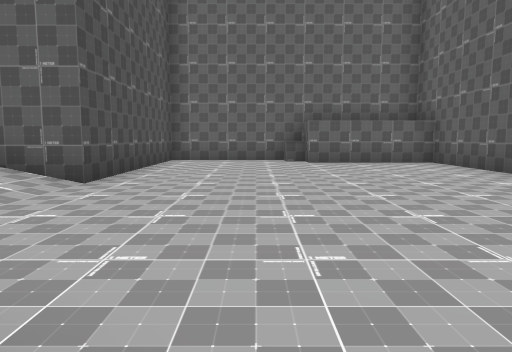
[1] (above)

15 first-person views from a walk through a Unity game level. The camera is 1.2 m above the floor, tilts 6° down and sees 70° across. The floor is counted in squares, 2 m on a side. Each view is taken from the middle of a square. On the plan, view 1 faces up. The plan holds only what a view shows up to about 10 squares ahead; the rest is blank. The place goes on beyond the plan. Some animated figures are not drawn. Some surface patterns are stand-ins.

[2]
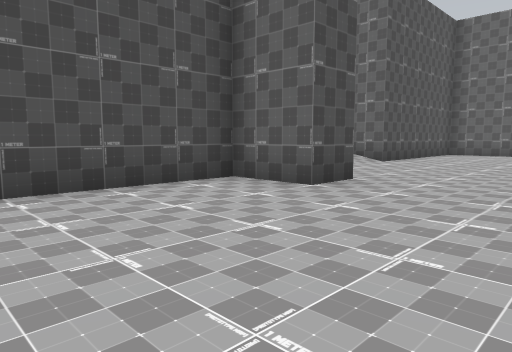

[3]
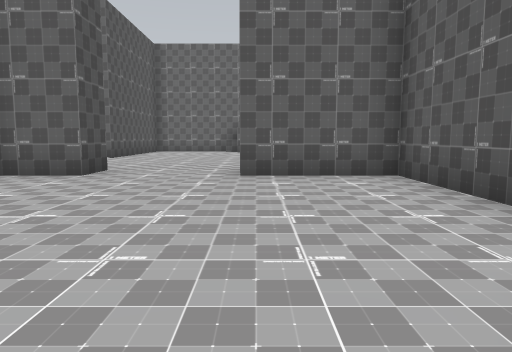

[4]
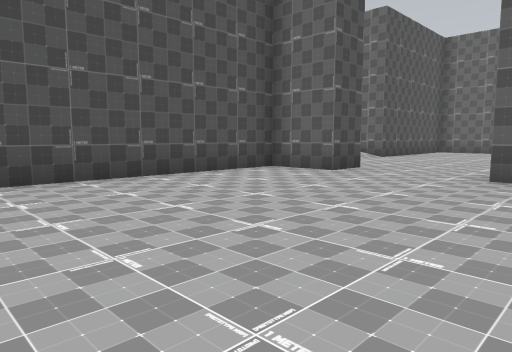

[5]
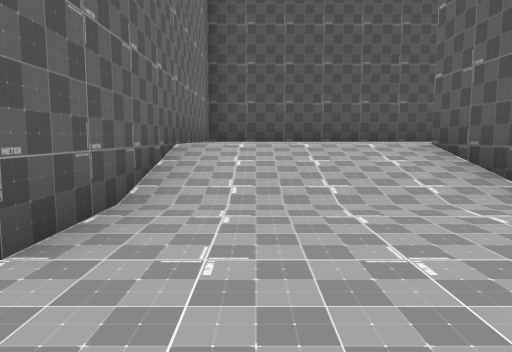

[6]
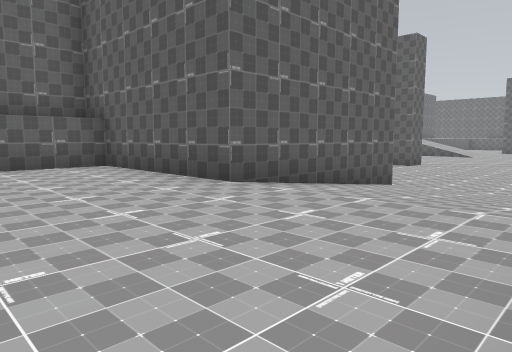

[7]
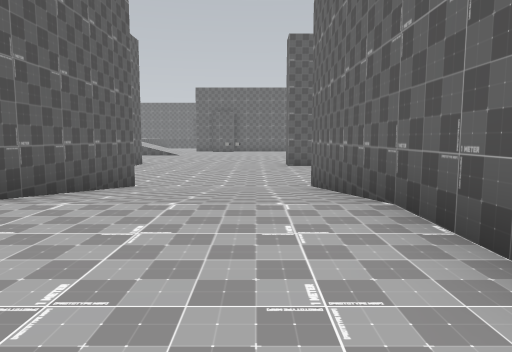

[8]
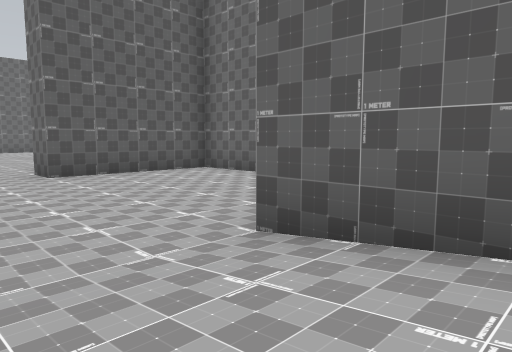

[9]
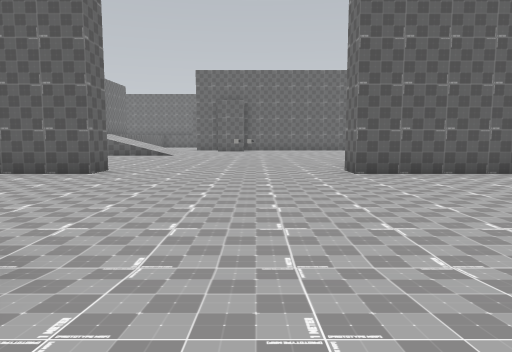

[10]
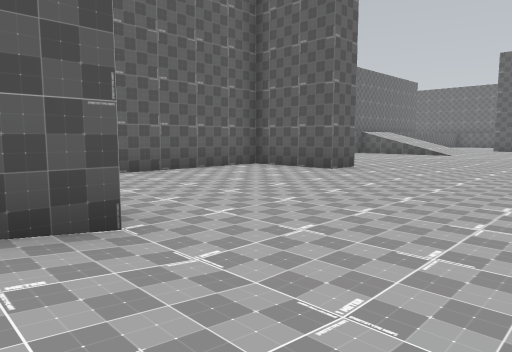

[11]
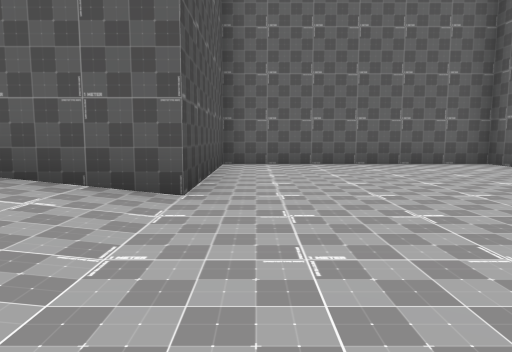

[12]
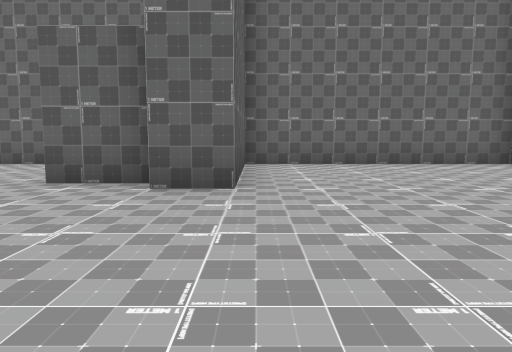

[13]
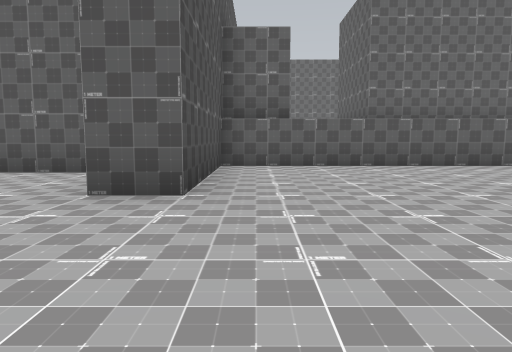

[14]
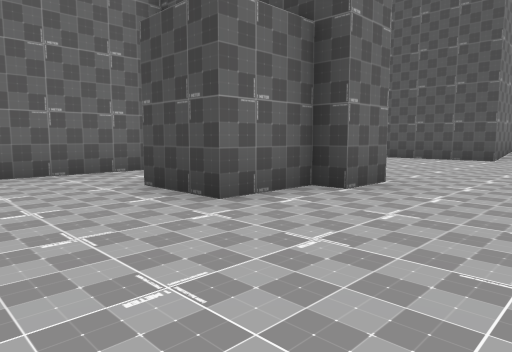

[15]
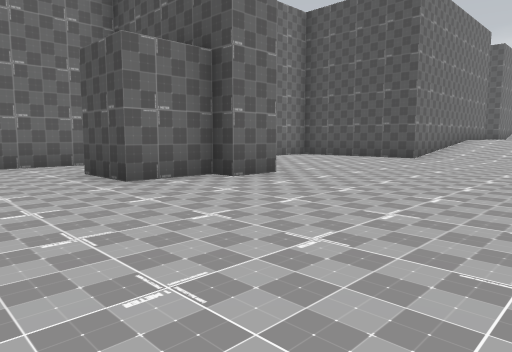

### Floor plan
Key: @ floor where view 1 was taken; # wall or solid block; . main floor; : floor 1 m higher than the main floor; + floor 2 m higher than the main floor; / step, stairs or slope.
Columns run from 9 left of view 1 to 20 right of it. Each row starts with its distance up from view 1.
 12                          ##
 11                          #++++
 10       ######      ########....
  9       #::::####   #......#....
  8       #:::::::#   #......#....
  7 #     #:::::::#   #......#....
  6 #     #:::::::#   #..........
  5 #   +##:::::::#####...........
  4 #   +//:::::::////............
  3 #   +//:::::::////............
  2 # + +//:::::::////............
  1 # + +//:::::::////............
  0  ########@:########......##...
 -1       #:::::::#    ......##..
 -2       #:::::::#    ......#....
 -3       #:::::::#   #......#....
 -4       #:::::::    ############
 -5       #::::::
 -6          ::::

Where each view was taken, in squares from view 1:
view 1: 0 up, 0 right, facing up
view 2: 4 down, 2 right, facing up-left
view 3: 6 down, 2 right, facing up
view 4: 6 down, 3 right, facing up-left
view 5: 2 up, 1 right, facing left
view 6: 1 up, 1 right, facing up-right
view 7: 2 up, 1 right, facing right
view 8: 3 up, 7 right, facing down-right
view 9: 3 up, 7 right, facing right
view 10: 2 up, 8 right, facing up-right
view 11: 1 up, 10 right, facing up
view 12: 5 up, 15 right, facing down
view 13: 3 up, 17 right, facing up
view 14: 3 up, 20 right, facing down-left
view 15: 5 up, 20 right, facing down-left
